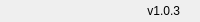
              <widget class="QFrame" name="bottomBar">
               <property name="minimumSize">
                <size>
                 <width>0</width>
                 <height>22</height>
                </size>
               </property>
               <property name="maximumSize">
                <size>
                 <width>16777215</width>
                 <height>22</height>
                </size>
               </property>
               <property name="frameShape">
                <enum>QFrame::NoFrame</enum>
               </property>
               <property name="frameShadow">
                <enum>QFrame::Raised</enum>
               </property>
               <layout class="QHBoxLayout" name="horizontalLayout_5">
                <property name="spacing">
                 <number>0</number>
                </property>
                <property name="leftMargin">
                 <number>0</number>
                </property>
                <property name="topMargin">
                 <number>0</number>
                </property>
                <property name="rightMargin">
                 <number>0</number>
                </property>
                <property name="bottomMargin">
                 <number>0</number>
                </property>
                <item>
                 <widget class="QLabel" name="creditsLabel">
                  <property name="maximumSize">
                   <size>
                    <width>16777215</width>
                    <height>16</height>
                   </size>
                  </property>
                  <property name="font">
                   <font>
                    <family>Segoe UI</family>
                    <pointsize>-1</pointsize>
                    <italic>false</italic>
                    <bold>false</bold>
                   </font>
                  </property>
                  <property name="text">
                   <string/>
                  </property>
                  <property name="alignment">
                   <set>Qt::AlignLeading|Qt::AlignLeft|Qt::AlignVCenter</set>
                  </property>
                 </widget>
                </item>
                <item>
                 <widget class="QLabel" name="version">
                  <property name="text">
                   <string>v1.0.3</string>
                  </property>
                  <property name="alignment">
                   <set>Qt::AlignRight|Qt::AlignTrailing|Qt::AlignVCenter</set>
                  </property>
                 </widget>
                </item>
                <item>
                 <widget class="QFrame" name="frame_size_grip">
                  <property name="minimumSize">
                   <size>
                    <width>20</width>
                    <height>0</height>
                   </size>
                  </property>
                  <property name="maximumSize">
                   <size>
                    <width>20</width>
                    <height>16777215</height>
                   </size>
                  </property>
                  <property name="frameShape">
                   <enum>QFrame::NoFrame</enum>
                  </property>
                  <property name="frameShadow">
                   <enum>QFrame::Raised</enum>
                  </property>
                 </widget>
                </item>
               </layout>
              </widget>
